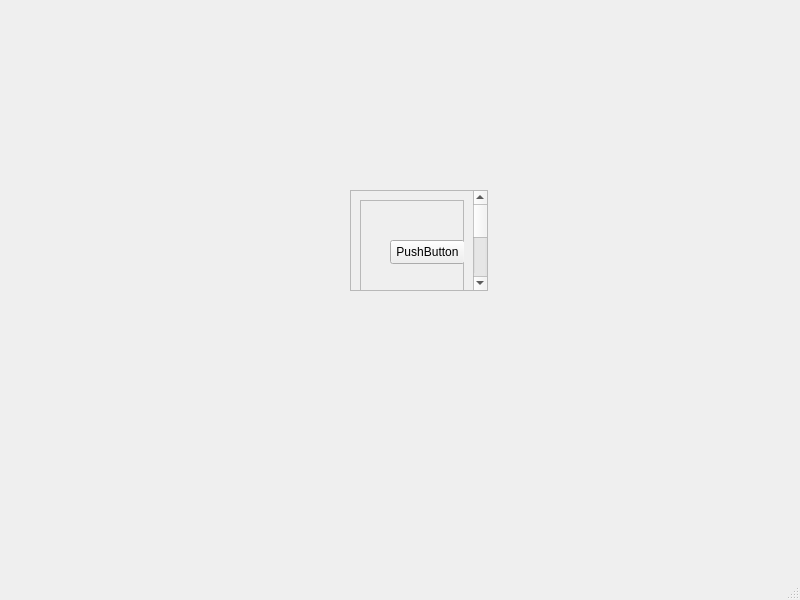
<?xml version="1.0" encoding="UTF-8"?>
<ui version="4.0">
 <class>MainWindow</class>
 <widget class="QMainWindow" name="MainWindow">
  <property name="geometry">
   <rect>
    <x>0</x>
    <y>0</y>
    <width>800</width>
    <height>600</height>
   </rect>
  </property>
  <property name="windowTitle">
   <string>MainWindow</string>
  </property>
  <widget class="QWidget" name="centralwidget">
   <widget class="QScrollArea" name="scrollArea">
    <property name="geometry">
     <rect>
      <x>350</x>
      <y>190</y>
      <width>138</width>
      <height>101</height>
     </rect>
    </property>
    <property name="widgetResizable">
     <bool>true</bool>
    </property>
    <widget class="QWidget" name="scrollAreaWidgetContents">
     <property name="geometry">
      <rect>
       <x>0</x>
       <y>0</y>
       <width>118</width>
       <height>218</height>
      </rect>
     </property>
     <layout class="QGridLayout" name="gridLayout">
      <item row="0" column="0">
       <widget class="QFrame" name="frame">
        <property name="sizePolicy">
         <sizepolicy hsizetype="Preferred" vsizetype="Preferred">
          <horstretch>0</horstretch>
          <verstretch>11</verstretch>
         </sizepolicy>
        </property>
        <property name="minimumSize">
         <size>
          <width>0</width>
          <height>200</height>
         </size>
        </property>
        <property name="frameShape">
         <enum>QFrame::StyledPanel</enum>
        </property>
        <property name="frameShadow">
         <enum>QFrame::Raised</enum>
        </property>
        <widget class="QPushButton" name="pushButton">
         <property name="geometry">
          <rect>
           <x>30</x>
           <y>40</y>
           <width>75</width>
           <height>24</height>
          </rect>
         </property>
         <property name="text">
          <string>PushButton</string>
         </property>
        </widget>
       </widget>
      </item>
     </layout>
    </widget>
   </widget>
  </widget>
  <widget class="QMenuBar" name="menubar">
   <property name="geometry">
    <rect>
     <x>0</x>
     <y>0</y>
     <width>800</width>
     <height>19</height>
    </rect>
   </property>
  </widget>
  <widget class="QStatusBar" name="statusbar"/>
 </widget>
 <resources/>
 <connections/>
</ui>
